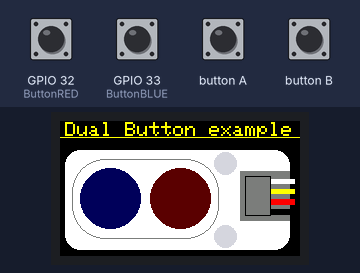
Bench run of a sketch on a simulated ESP32. On the bench: 240×135 colour display. The inputs (shaded band) are chosen by the test bench; at power-on: GPIO 32 (ButtonRED) LOW, GPIO 33 (ButtonBLUE) LOW.

Above: at 1.3 s.
1.4 s: GPIO 32 (ButtonRED) pulled HIGH for 0.15 s
At 2.7 s:
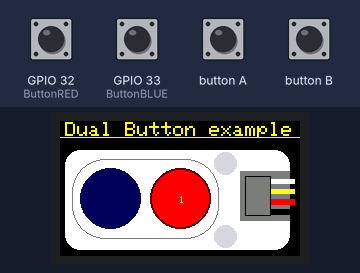
3.0 s: GPIO 33 (ButtonBLUE) pulled HIGH for 0.15 s
At 4.1 s:
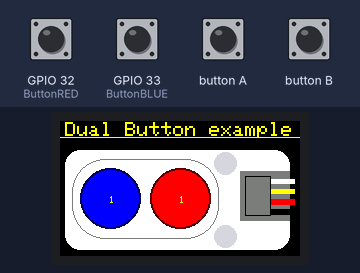
4.6 s: GPIO 32 (ButtonRED) pulled HIGH for 1 s
At 5.4 s:
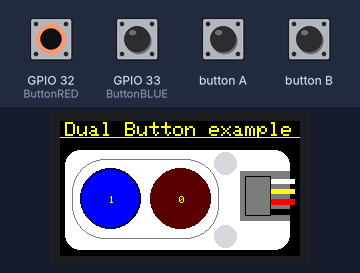
Timing chart, 0 to 7.6 s (numbered marks = the images above; inputs shaded):
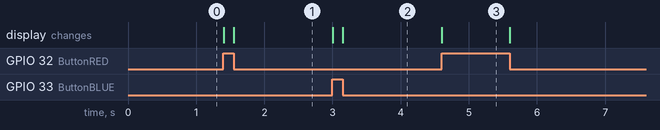

Measured:
- after the input at 1.4 s, the display: first changes at once (image 1 shows a later state)
- after the input at 3.0 s, the display: first changes at once (image 2 shows a later state)
- after the input at 4.6 s, the display: changes at once (image 3)

The sketch:

Dual_Button.ino
```cpp
/***************************************************************************************
* Description:  Using the Dual Button module on the M5StickCPlus
* Sketch:       Dual_Button.ino
* Version:      1.0
* Version Desc: Using graphics to display the button state
* Board:        M5StickCPlus 1.1
* Author:       Steve Fuller
* Website:      sgfpcb@gmail.com
* Comments      Connect the Grove Connector to the device
*               Adapted from M5 Docs https://docs.m5stack.com/en/unit/dual_button
***************************************************************************************/

#include <M5StickCPlus.h>                  // System Library to manage the M5
#include "displayHelper.h"                 // Local Library to manage the Lcd
#include "buttonHelper.h"                  // Local Library to manage  the push buttons

/* integer values for the buttons */
int last_value_red  = 0;
int cur_value_red   = 0;
int last_value_blue = 0;
int cur_value_blue  = 0;

/* define a macro of program code */
#define PRESSED 0

/* Set up the program */
void setup() {

  disp::setup();                           // set up the display
  disp::drawDualButton();                  // draw the dual button image
  btn::setup();                            // set up the dual buttons

} // setup()

/* Main program loop */
void loop() {

  cur_value_red = btn::redButton();        // get red pushbutton state
  cur_value_blue = btn::blueButton();      // get blue pushbutton state

  /********************************************************************
  * Check the Blue button condition
  *
  * First line prevents debounce of the button input
  * Then draw a button image dependent of whether it's pressed or not
  ********************************************************************/
  if (cur_value_blue != last_value_blue) {

    if (cur_value_blue == PRESSED) {
      disp::drawBlueCircle(true);          // draw a pushed button
    } else {
      disp::drawBlueCircle(false);         // draw an unpushed button
    }

    last_value_blue = cur_value_blue;      // reset the debouce variables

  } // (cur_value_blue != last_value_blue)

  /********************************************************************
  * Check the Red button condition
  *
  * First line prevents debounce of the button input
  * Then draw a button image dependent of whether it's pressed or not
  ********************************************************************/
  if (cur_value_red != last_value_red) {

    if (cur_value_red == PRESSED) {
      disp::drawRedCircle(true);           // draw a pushed button
    } else {
      disp::drawRedCircle(false);          // draw an unpushed button
    }

    last_value_red = cur_value_red;        // reset the debouce variables

  } // (cur_value_red != last_value_red)

  M5.update();                             // make the changes visible in the display

} //loop()
```

buttonHelper.h
```cpp
#pragma once

/************************************************
* local library to manage the duak button unit
************************************************/

/* set pin numbers for the pushbuttons */
#define ButtonRED 32
#define ButtonBLUE 33

namespace btn {

  void setup(){
    pinMode(ButtonRED, INPUT);         /* set up the input pins for the buttons */
    pinMode(ButtonBLUE, INPUT);
  }

  int redButton(){
    return digitalRead(ButtonRED);     /* return the state of the red button */
  }

  int blueButton(){
    return digitalRead(ButtonBLUE);    /* return the state of the blue button */
  }

}
```

displayHelper.h
```cpp
#pragma once

/************************************************
* local library to manage the display
************************************************/

/* additional colour definitions - https://rgbcolorpicker.com/565 */
#define DARKRED   0x5800
#define DARKBLUE  0x000b
#define LIGHTGREY 0xd6bb

/* define XY coordinates for buttons */
#define BlueXposn 50
#define BlueYposn 77
#define RedXposn  120
#define RedYposn  77

namespace disp{

  /* setup the Lcd */
  void setup(){

    M5.begin();
    M5.Lcd.setRotation(3);
    M5.Lcd.setTextSize(2);  // title size
    M5.Lcd.setTextColor(YELLOW);
    M5.Lcd.setCursor(5, 1);
    M5.Lcd.println("Dual Button example");
    M5.Lcd.drawLine(0, 16, 240, 16, YELLOW);
    M5.Lcd.setTextSize(1);

  } // setup()

  /* Draw the Dual Button Image on the display */
  void drawDualButton(){

    M5.Lcd.fillRoundRect(5, 29, 225, 100, 15, WHITE);               // button body
    M5.Lcd.fillCircle(BlueXposn, BlueYposn, 30, DARKBLUE);          // blue button umpressed
    M5.Lcd.fillCircle(RedXposn,RedYposn, 30, DARKRED);              // red button unpressed
    M5.Lcd.drawRoundRect(12, 38, 147, 80, 33, DARKGREY);            // draw raised oval
    M5.Lcd.fillCircle(165, 42, 11, LIGHTGREY);                      // top LEGO hole
    M5.Lcd.fillCircle(165, 115, 11, LIGHTGREY);                     // bottom LEGO hole

    M5.Lcd.fillRect(180, 50, 50, 50, DARKGREY);                     // cable connector
    M5.Lcd.fillRect(210, 58, 25, 5, WHITE);                         // white I2C cable
    M5.Lcd.fillRect(210, 68, 25, 5, YELLOW);                        // yellow I2C cable
    M5.Lcd.fillRect(210, 78, 25, 6, RED);                           // red I2C cable
    M5.Lcd.fillRect(210, 88, 25, 6, BLACK);                         // black I2V cable
    M5.Lcd.drawRect(185, 55, 26 , 40, BLACK);                       // cable connector definition

  } // drawDualButton()

  /* Draw the pressed and unpressed RED button and value on the button */
  void drawRedCircle(bool Pressed){

    if (Pressed){
      M5.Lcd.fillCircle(RedXposn, RedYposn, 28, RED);               // Red button pressed image
      M5.Lcd.drawString("1",119, 75, 1);                            // draw text on button Value == 1
    } else {
      M5.Lcd.fillCircle(RedXposn, RedYposn, 30, DARKRED);           // Red button unpressed image
      M5.Lcd.drawString("0",119, 75, 1);                            // draw text on button Value == 0
    }

  } // drawRedCircle

  /* Draw the pressed and unpressed BLUE button and value on the button */
  void drawBlueCircle(bool Pressed){

    if (Pressed){
      M5.Lcd.fillCircle(BlueXposn, BlueYposn, 28, BLUE);            // Blue button pressed image
      M5.Lcd.drawString("1",49, 75, 1);                             // draw text on button Value == 1
    } else {
      M5.Lcd.fillCircle(BlueXposn, BlueYposn, 30, DARKBLUE);        // Blue button unpressed image
      M5.Lcd.drawString("0",49, 75, 1);                             // draw texrt on button Value == 0
    }

  } // drawBlueCircle()

} // namespace disp{}
```
